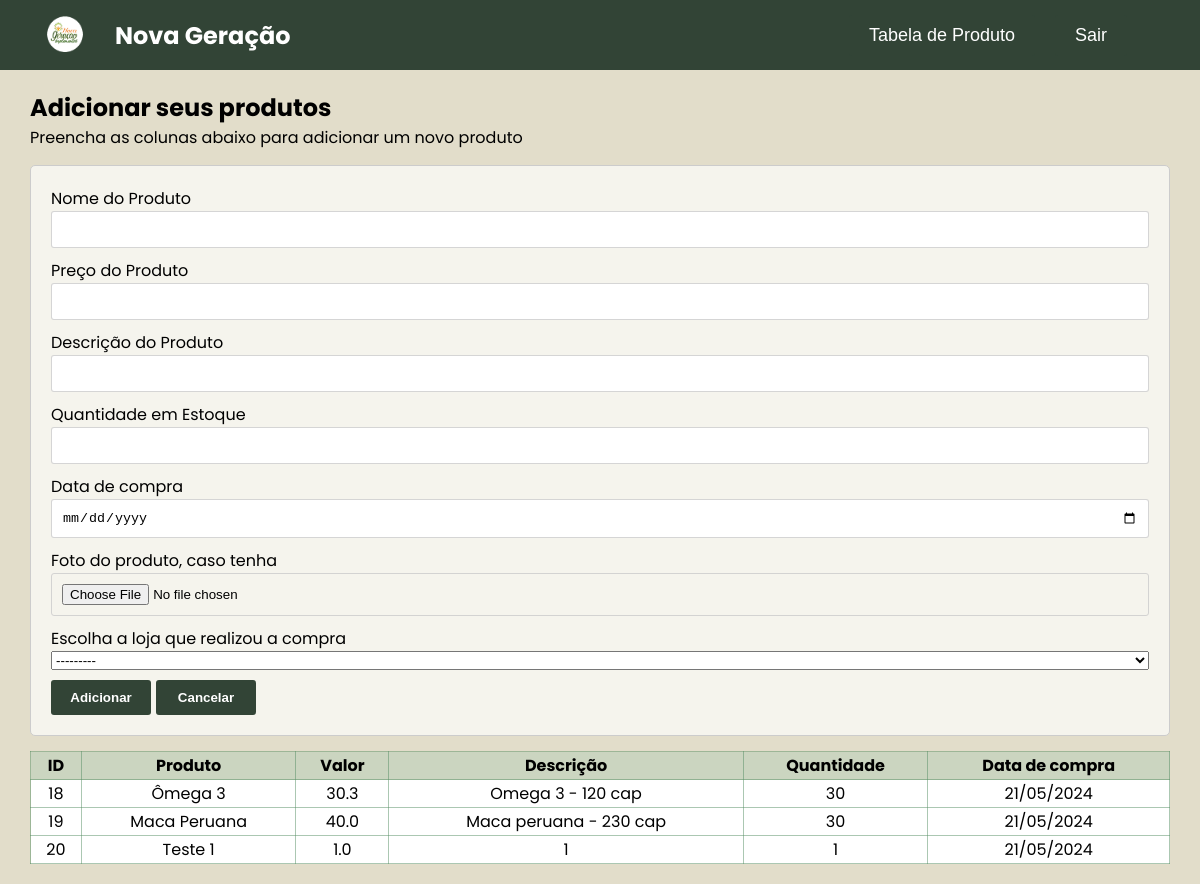
The app's page /create_product (signed in), older data.
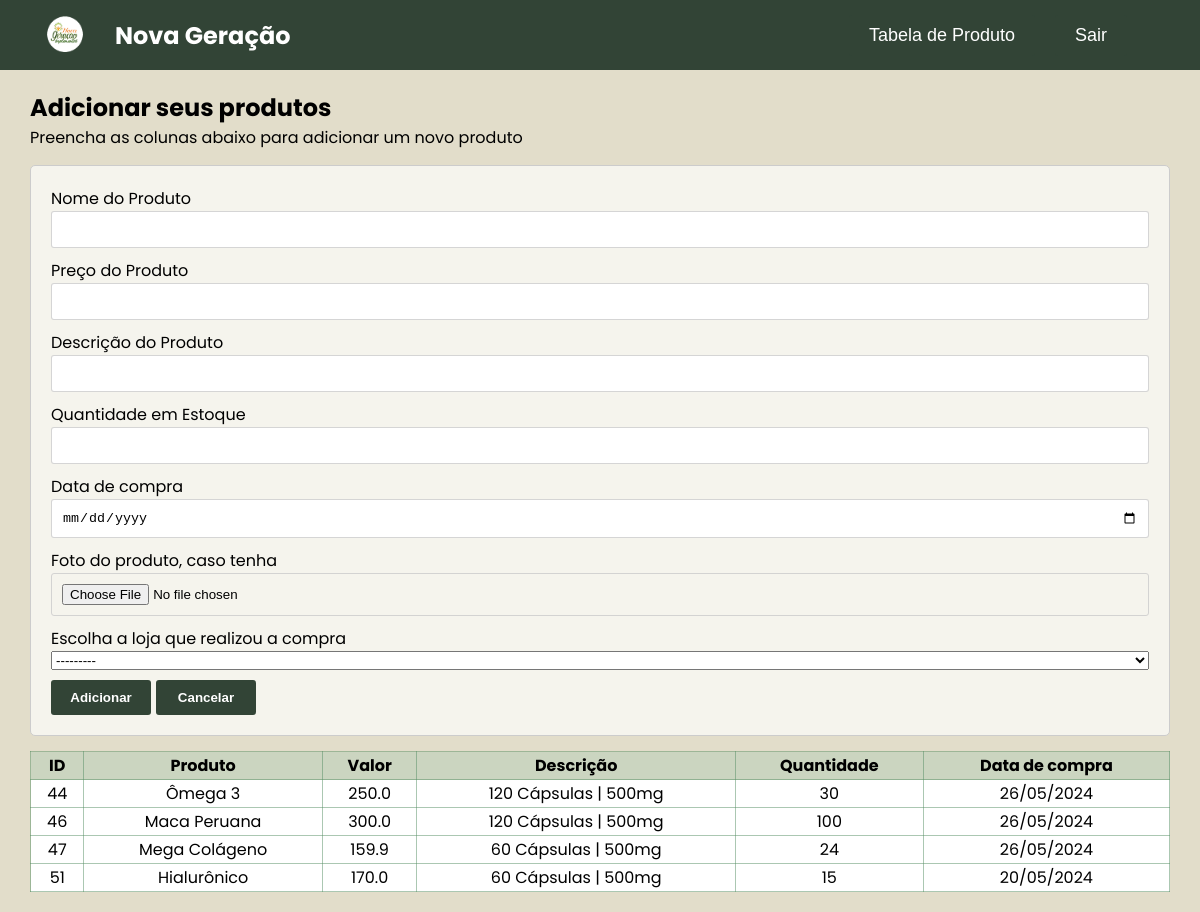
The same page, newer data.
### apps/stock/models.py (models this page shows, shortened)
class Product(models.Model):
    name = models.CharField(max_length=100, null=False, blank=False)
    price = models.FloatField(max_length=50, null=False, blank=False)
    description = models.CharField(max_length=50, null=False, blank=False)
    inStock = models.IntegerField(null=False, blank=False)
    available = models.BooleanField(default=True)
    stockDate = models.DateField(models.DateTimeField(default=datetime.now, null=True, blank=False))
    photo = models.ImageField(upload_to='products_photos/%Y/%m/%d/', blank=True, null=True)
    user = models.ForeignKey(to=User, on_delete=models.SET_NULL, null=True, blank=False, related_name='user')
    def get_date_formated(self):
        return self.stockDate.strftime('%d/%m/%Y')

### apps/stock/views.py (the view)
# urls.py: path('create_product', create_product, name='create_product'),
@csrf_exempt
def create_product(request):
    form = ProductForm()
    products = Product.objects.filter(available=True).filter(user=request.user)
    if not request.user.is_authenticated:
        messages.error(request, 'User not logged')
        return redirect("login")
    if request.method == 'POST':
        form = ProductForm(request.POST, request.FILES)
        if form.is_valid():
            form.save()
            messages.success(request, 'Producto cadastrado com sucesso')
            return redirect("index")
    return render(request, 'stock_templates/create_product.html', {'form': form, 'products': products})

### apps/stock/forms.py
class ProductForm(forms.ModelForm):
    class Meta:
        model = Product
        exclude = ['available', ]
        labels = {
            'name': 'Nome do Produto',
            'price': 'Preço do Produto',
            'description': 'Descrição do Produto',
            'inStock': 'Quantidade em Estoque',
            'available': 'Disponivel',
            'stockDate': 'Data de compra',
            'photo': 'Foto do produto, caso tenha',
            'user': 'Escolha a loja que realizou a compra'
        }
        widgets = {
            'name': forms.TextInput(attrs={'class': 'form-control'}),
            'price': forms.NumberInput(attrs={'class': 'form-control'}),
            'description': forms.TextInput(attrs={'class': 'form-control'}),
            'inStock': forms.NumberInput(attrs={'class': 'form-control'}),
            'stockDate': forms.DateTimeInput(format='%d/%m/%Y',
                                             attrs={'class': 'form-control',
                                                    'type': 'date'}),
            'photo': forms.FileInput(attrs={'class': 'form-control'}),
            'user': forms.Select(attrs={'class': 'form-control'}),
        }

### templates/stock_templates/create_product.html (shortened to what this page needs)
<!DOCTYPE html>
{% load static %}
<html lang="pt-br">
<head>
  <link rel="stylesheet" href="https://cdnjs.cloudflare.com/ajax/libs/font-awesome/5.15.4/css/all.min.css">
</head>
<body>
  <nav>
    <div class="nav-left">
      <img src="{% static 'assets/logo/fotonvg.png' %}" alt="Logo" class="logo">
      <h1>Nova Geração</h1>
    </div>
    <div class="nav-right">
            <button>
          <a href="{% url 'index' %}">Tabela de Produto</a>
      </button>
      <button >
          <a href="{% url 'logout' %}">Sair</a>
      </button>
    </div>
  </nav>
  <main>
    <div class="title">
      <h2>Adicionar seus produtos</h2>
      <span>Preencha as colunas abaixo para adicionar um novo produto</span>
    </div>
    <div class="card">
        {% block content %}
            <form action="{% url 'create_product' %}" method="POST" enctype="multipart/form-data">
                {% for field in form.visible_fields %}
                  <div class="lineInput">
                    <label for="{{ field.id_for_label }}">{{ field.label }}</label>
                    {{ field }}
                  </div>
                {% endfor %}
                  <div class="button-group">
                    <button type="submit">Adicionar</button>
                      <button>
                            <a href="{% url 'index' %}">Cancelar</a>
                      </button>
                  </div>
            </form>
                </div>
    <div class="content">
      <table border="1">
        <thead>
          <tr>
            <th class="center">ID</th>
            <th class="center">Produto</th>
            <th class="center">Valor</th>
              <th class="center">Descrição</th>
            <th class="center">Quantidade</th>
            <th class="center">Data de compra</th>
          </tr>
        </thead>
        <tbody id="tbody">
        {% for product in products %}
        <tr>
            <td class="center">{{ product.id }}</td>
            <td class="center">{{ product.name }}</td>
            <td class="center">{{ product.price }}</td>
            <td class="center">{{ product.description }}</td>
            <td class="center">{{ product.inStock }}</td>
            <td class="center">{{ product.get_date_formated }}</td>
        </tr>
        {% endfor %}
        </tbody>
      </table>
    </div>
  </main>
        {% endblock %}
</body>
</html>

### templates/stock_templates/create_product.html (style rules this page uses)
* { margin: 0; padding: 0; box-sizing: border-box; }
body { font-family: 'Poppins', sans-serif; background: #E2DDCA; }
nav { background-color: #324436; padding: 10px; color: white; display: flex; align-items: center; justify-content: space-between; }
.nav-left { display: flex; align-items: center; }
.nav-left h1 { margin-left: 25px; font-size: 24px; font-weight: 700; }
.logo { width: 50px; height: 50px; margin-left: 30px; }
.nav-right { display: flex; align-items: center; gap: 15px; margin-right: 58px; }
.nav-right button { display: block; text-align: center; background-color: #324436; color: #fff; border-radius: 3px; transition: all ease 0.3s; white-space: nowrap; border: 0; padding: 10px 20px; cursor: pointer; font-weight: normal; font-size: large; width: 100%; }
main { padding: 20px 30px; }
.card { background-color: rgba(255, 255, 255, 0.669); border: 1px solid #ccc; padding: 20px; margin-top: 15px; border-radius: 5px; }
.lineInput { display: grid; margin-bottom: 10px; }
input { padding: 10px; border: 1px solid #ccccccd0; border-radius: 3px; outline: 0; }
button { border: 0; padding: 10px; outline: 0; background-color: #324436; color: #fff; border-radius: 3px; font-weight: bold; transition: all ease 0.3s; width: 100px; margin-right: 5px; }
.button-group { display: flex; justify-content: flex-start; margin-top: 10px; }
.content { margin-top: 15px; }
table { border-collapse: collapse; border: 1px solid #548e637d; width: 100%; }
table th { background-color: rgb(203, 213, 192); }
table tbody { background-color: rgb(255, 255, 255); padding: 1px 5px; text-align: left; }
table th, td { padding: 1px 5px; text-align: left; }
.center { text-align: center; }
a { text-decoration: none; color: #FFFFFF; }

Row changes from the older to the newer data that the page shows:
removed Product: id "18", name "Ômega 3", price "30.3", description "Omega 3 - 120 cap", inStock "30", get_date_formated "21/05/2024"
removed Product: id "19", name "Maca Peruana", price "40.0", description "Maca peruana - 230 cap", inStock "30", get_date_formated "21/05/2024"
removed Product: id "20", name "Teste 1", price "1.0", description "1", inStock "1", get_date_formated "21/05/2024"
added Product: id "44", name "Ômega 3", price "250.0", description "120 Cápsulas | 500mg", inStock "30", get_date_formated "26/05/2024"
added Product: id "46", name "Maca Peruana", price "300.0", description "120 Cápsulas | 500mg", inStock "100", get_date_formated "26/05/2024"
added Product: id "47", name "Mega Colágeno", price "159.9", description "60 Cápsulas | 500mg", inStock "24", get_date_formated "26/05/2024"
added Product: id "51", name "Hialurônico", price "170.0", description "60 Cápsulas | 500mg", inStock "15", get_date_formated "20/05/2024"
